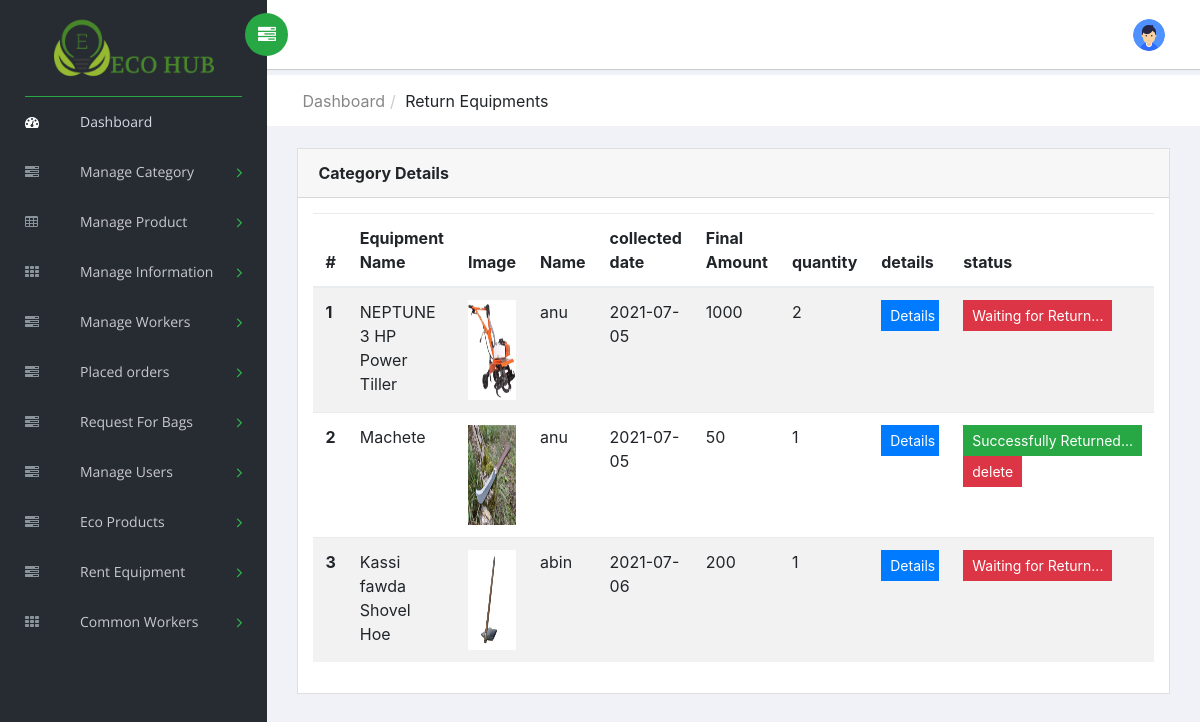
The app's page /admin/return_equipment.php with its own data.
### tables this page shows
CREATE TABLE `equipment_collection_tb` (
  `collection_id` int(11) NOT NULL,
  `equipment_id` int(11) NOT NULL,
  `taken_date` date NOT NULL DEFAULT current_timestamp(),
  `reg_id` int(11) NOT NULL,
  `quantity` int(50) NOT NULL,
  `collection_status` int(11) NOT NULL DEFAULT 0,
  `status2` varchar(50) NOT NULL DEFAULT '0'
);

CREATE TABLE `equipment_tb` (
  `equipment_id` int(11) NOT NULL,
  `equipment_name` varchar(100) NOT NULL,
  `description` varchar(500) NOT NULL,
  `quantity` int(20) NOT NULL,
  `image` varchar(200) NOT NULL,
  `current_quantity` int(20) NOT NULL,
  `rent_rate` varchar(100) NOT NULL
);

CREATE TABLE `register_tb` (
  `reg_id` int(11) NOT NULL,
  `login_id` int(11) NOT NULL,
  `name` varchar(100) NOT NULL,
  `phone` varchar(20) NOT NULL,
  `email` varchar(50) NOT NULL,
  `address` varchar(200) NOT NULL,
  `status` varchar(11) NOT NULL DEFAULT '0'
);

### admin/return_equipment.php (the view, shortened to what this page needs)
<!DOCTYPE html>
<html class="no-js" lang="en">
<head>
    <link rel="stylesheet" href="vendors/bootstrap/dist/css/bootstrap.min.css">
    <link rel="stylesheet" href="vendors/font-awesome/css/font-awesome.min.css">
    <link rel="stylesheet" href="vendors/themify-icons/css/themify-icons.css">
    <link rel="stylesheet" href="vendors/flag-icon-css/css/flag-icon.min.css">
    <link rel="stylesheet" href="vendors/selectFX/css/cs-skin-elastic.css">
    <link rel="stylesheet" href="assets/css/style.css">
</head>
<body>
   <?php include'include/left_panel.php'; ?>
    <div id="right-panel" class="right-panel">
       <?php include'include/header.php';?>
        <div class="breadcrumbs">
            <div class="col-sm-8">
                <div class="page-header float-left">
                    <div class="page-title">
                        <ol class="breadcrumb text-right">
                            <li><a href="index.php">Dashboard</a></li>
                            <li class="active">Return equipments</li>
                        </ol>
                    </div>
                </div>
            </div>
        </div>
        <div class="content mt-3">
            <div class="animated fadeIn">
                    <div class="col-lg-12">
                        <div class="card">
                            <div class="card-header">
                                <strong class="card-title">Category Details</strong>
                            </div>
                            <div class="card-body">
                                <table class="table table-striped">
                                    <thead>
                                        <tr>
                                            <th scope="col">#</th>
                                            <th scope="col">Equipment Name</th>
                                            <th scope="col">Image</th>
                                            <th scope="col">Name</th>
                                             <th scope="col">collected date </th>
                                            <th scope="col">Final Amount</th>
                                            <th scope="col">quantity</th>
                                            <th scope="col">details</th>
                                            <th scope="col">status</th>
                                        </tr>
                                    </thead>
                                    <tbody>
                                           <?php
                                           $query=mysqli_query($conn,"SELECT equipment_collection_tb.collection_id,equipment_collection_tb.equipment_id,equipment_collection_tb.taken_date,equipment_collection_tb.reg_id,equipment_collection_tb.quantity,equipment_collection_tb.collection_status,equipment_collection_tb.status2,equipment_tb.equipment_id,equipment_tb.equipment_name,equipment_tb.image,equipment_tb.current_quantity,equipment_tb.rent_rate,register_tb.reg_id,register_tb.login_id,register_tb.name FROM equipment_collection_tb JOIN equipment_tb ON equipment_collection_tb.equipment_id=equipment_tb.equipment_id JOIN register_tb ON equipment_collection_tb.reg_id=register_tb.reg_id WHERE  collection_status='2'  AND status2!='4' ");
                                $count=0;
                                while ($row=mysqli_fetch_assoc($query)) { $count++;
                                    $rent_rate= $row['rent_rate'];
                                    $quantity=$row['quantity'];
                                    $amount=$rent_rate*$quantity;
                                            ?>
                                        <tr>
                                            <th scope="row"><?php echo $count; ?></th>
                                            <td><?php echo $row['equipment_name'];?></td>
                                            <td> <img src="image/<?php echo $row['image'];?>" width="100" height="100"></td>
                                            <td><?php echo $row['name'];?></td>
                                             <td><?php echo $row['taken_date'];?></td>
                                            <td><?php echo $amount; ?></td>
                                             <td><?php echo $row['quantity']; ?></td>
                                            <td><a class="btn btn-primary btn-sm" style="width: 58px;"  href="details1.php?details_id=<?php echo $row['reg_id'];?> ">Details </a></td>
                                            <td>
                                            <?php
                                                 if($row['status2']==3 OR $row['status2']==5 )
                                                 {
                                                ?>
                                                <a class="btn btn-success btn-sm"  href="">Successfully Returned...</a>
                                                <a href="dlt.php?collection_id=<?php echo $row['collection_id'];?>" onclick="return confirm('ARE YOU SURE?');" class="btn btn-danger btn-sm" >delete</a>
                                                <?php
                                                 }
                                                ?>
                                                 <?php
                                                 if($row['status2']==1)
                                                 {
                                                ?>
                                                <a class="btn btn-danger btn-sm"  href="">Waiting for Return...</a>
                                                <?php
                                                 }
                                                ?>
                                        </tr>
                                        <?php } ?>
                                    </tbody>
                                </table>
                            </div>
                        </div>
                    </div>
                                        </div>
                                    </div>
                                </div>
</body>
</html>

### records on screen
equipment_collection_tb: equipment.equipment_name "NEPTUNE 3 HP Power Tiller", equipment.image (picture), reg.name "anu", taken_date "2021-07-05", amount "1000", quantity "2", status2 "Waiting for Return..."
equipment_collection_tb: equipment.equipment_name "Machete", equipment.image (picture), reg.name "anu", taken_date "2021-07-05", equipment.rent_rate "50", quantity "1"
equipment_collection_tb: equipment.equipment_name "Kassi fawda Shovel Hoe", equipment.image (picture), reg.name "abin", taken_date "2021-07-06", equipment.rent_rate "200", quantity "1", status2 "Waiting for Return..."
